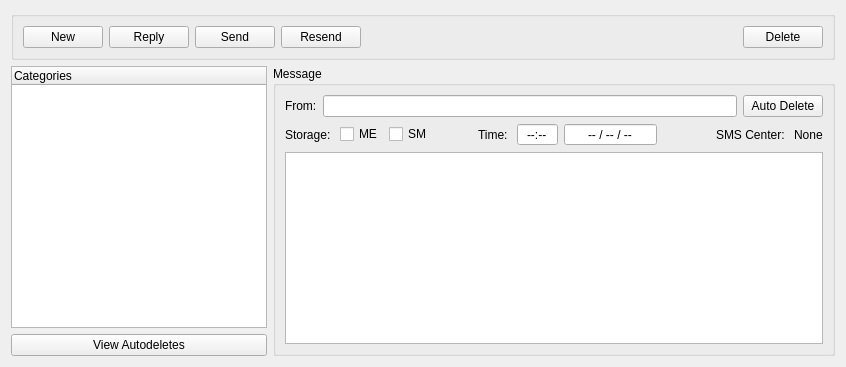
        <widget class="QWidget" name="tab_messaging">
         <attribute name="title">
          <string>Messaging</string>
         </attribute>
         <layout class="QVBoxLayout" name="verticalLayout_2">
          <item>
           <widget class="QGroupBox" name="actionGroup">
            <layout class="QHBoxLayout" name="horizontalLayout">
             <item>
              <widget class="QPushButton" name="buttonNew">
               <property name="text">
                <string>New</string>
               </property>
              </widget>
             </item>
             <item>
              <widget class="QPushButton" name="buttonReply">
               <property name="visible">
                <bool>false</bool>
               </property>
               <property name="text">
                <string>Reply</string>
               </property>
              </widget>
             </item>
             <item>
              <widget class="QPushButton" name="buttonSend">
               <property name="visible">
                <bool>false</bool>
               </property>
               <property name="text">
                <string>Send</string>
               </property>
              </widget>
             </item>
             <item>
              <widget class="QPushButton" name="buttonResend">
               <property name="visible">
                <bool>false</bool>
               </property>
               <property name="text">
                <string>Resend</string>
               </property>
              </widget>
             </item>
             <item>
              <spacer name="horizontalSpacer">
               <property name="orientation">
                <enum>Qt::Horizontal</enum>
               </property>
               <property name="sizeHint" stdset="0">
                <size>
                 <width>40</width>
                 <height>20</height>
                </size>
               </property>
              </spacer>
             </item>
             <item>
              <widget class="QPushButton" name="buttonDel">
               <property name="enabled">
                <bool>true</bool>
               </property>
               <property name="text">
                <string>Delete</string>
               </property>
              </widget>
             </item>
            </layout>
           </widget>
          </item>
          <item>
           <layout class="QHBoxLayout" name="horizontalLayout_7">
            <item>
             <layout class="QVBoxLayout" name="categorieGroup">
              <item>
               <widget class="SMSLister" name="smsSelecter">
                <property name="selectionMode">
                 <enum>QAbstractItemView::ExtendedSelection</enum>
                </property>
                <property name="columnCount">
                 <number>1</number>
                </property>
                <column>
                 <property name="text">
                  <string>Categories</string>
                 </property>
                </column>
               </widget>
              </item>
              <item>
               <widget class="QPushButton" name="buttonView">
                <property name="text">
                 <string>View Autodeletes</string>
                </property>
               </widget>
              </item>
             </layout>
            </item>
            <item>
             <widget class="QGroupBox" name="msgDisplay">
              <property name="title">
               <string>Message</string>
              </property>
              <layout class="QHBoxLayout" name="horizontalLayout_6">
               <item>
                <layout class="QVBoxLayout" name="verticalLayout">
                 <item>
                  <layout class="QHBoxLayout" name="horizontalLayout_5">
                   <item>
                    <widget class="QLabel" name="label_3">
                     <property name="text">
                      <string>From:</string>
                     </property>
                    </widget>
                   </item>
                   <item>
                    <widget class="QLineEdit" name="from">
                     <property name="readOnly">
                      <bool>true</bool>
                     </property>
                    </widget>
                   </item>
                   <item>
                    <widget class="QPushButton" name="buttonAutoDel">
                     <property name="visible">
                      <bool>false</bool>
                     </property>
                     <property name="toolTip">
                      <string>Auto delete messages from this number.</string>
                     </property>
                     <property name="text">
                      <string>Auto Delete</string>
                     </property>
                    </widget>
                   </item>
                  </layout>
                 </item>
                 <item>
                  <layout class="QHBoxLayout" name="horizontalLayout_2">
                   <item>
                    <widget class="QLabel" name="label_7">
                     <property name="text">
                      <string>Storage: </string>
                     </property>
                    </widget>
                   </item>
                   <item>
                    <widget class="QCheckBox" name="cbStorageME">
                     <property name="toolTip">
                      <string>Memory Storage</string>
                     </property>
                     <property name="text">
                      <string>ME</string>
                     </property>
                     <property name="checkable">
                      <bool>true</bool>
                     </property>
                    </widget>
                   </item>
                   <item>
                    <widget class="QCheckBox" name="cbStorageSM">
                     <property name="toolTip">
                      <string>SIM Storage</string>
                     </property>
                     <property name="text">
                      <string>SM</string>
                     </property>
                     <property name="checkable">
                      <bool>true</bool>
                     </property>
                    </widget>
                   </item>
                   <item>
                    <spacer name="horizontalSpacer_2">
                     <property name="orientation">
                      <enum>Qt::Horizontal</enum>
                     </property>
                     <property name="sizeHint" stdset="0">
                      <size>
                       <width>40</width>
                       <height>20</height>
                      </size>
                     </property>
                    </spacer>
                   </item>
                   <item>
                    <widget class="QLabel" name="label_4">
                     <property name="text">
                      <string>Time: </string>
                     </property>
                    </widget>
                   </item>
                   <item>
                    <widget class="QTimeEdit" name="smsTime">
                     <property name="alignment">
                      <set>Qt::AlignCenter</set>
                     </property>
                     <property name="readOnly">
                      <bool>true</bool>
                     </property>
                     <property name="buttonSymbols">
                      <enum>QAbstractSpinBox::NoButtons</enum>
                     </property>
                     <property name="specialValueText">
                      <string>--:--</string>
                     </property>
                     <property name="displayFormat">
                      <string>hh:mm</string>
                     </property>
                    </widget>
                   </item>
                   <item>
                    <widget class="QDateEdit" name="smsDate">
                     <property name="enabled">
                      <bool>true</bool>
                     </property>
                     <property name="frame">
                      <bool>true</bool>
                     </property>
                     <property name="alignment">
                      <set>Qt::AlignCenter</set>
                     </property>
                     <property name="readOnly">
                      <bool>true</bool>
                     </property>
                     <property name="buttonSymbols">
                      <enum>QAbstractSpinBox::NoButtons</enum>
                     </property>
                     <property name="specialValueText">
                      <string>-- / -- / --</string>
                     </property>
                     <property name="dateTime">
                      <datetime>
                       <hour>0</hour>
                       <minute>0</minute>
                       <second>0</second>
                       <year>1900</year>
                       <month>1</month>
                       <day>1</day>
                      </datetime>
                     </property>
                     <property name="minimumDate">
                      <date>
                       <year>1900</year>
                       <month>1</month>
                       <day>1</day>
                      </date>
                     </property>
                     <property name="currentSection">
                      <enum>QDateTimeEdit::DaySection</enum>
                     </property>
                     <property name="displayFormat">
                      <string>dd / MMM / yyyy</string>
                     </property>
                     <property name="date">
                      <date>
                       <year>1900</year>
                       <month>1</month>
                       <day>1</day>
                      </date>
                     </property>
                    </widget>
                   </item>
                   <item>
                    <widget class="QLabel" name="label_8">
                     <property name="text">
                      <string/>
                     </property>
                    </widget>
                   </item>
                   <item>
                    <spacer name="horizontalSpacer_3">
                     <property name="orientation">
                      <enum>Qt::Horizontal</enum>
                     </property>
                     <property name="sizeHint" stdset="0">
                      <size>
                       <width>40</width>
                       <height>20</height>
                      </size>
                     </property>
                    </spacer>
                   </item>
                   <item>
                    <widget class="QLabel" name="label_5">
                     <property name="text">
                      <string>SMS Center: </string>
                     </property>
                    </widget>
                   </item>
                   <item>
                    <widget class="QLabel" name="smsc">
                     <property name="text">
                      <string>None</string>
                     </property>
                    </widget>
                   </item>
                  </layout>
                 </item>
                 <item>
                  <widget class="QTextEdit" name="smsContent">
                   <property name="readOnly">
                    <bool>true</bool>
                   </property>
                  </widget>
                 </item>
                </layout>
               </item>
              </layout>
             </widget>
            </item>
           </layout>
          </item>
         </layout>
        </widget>
